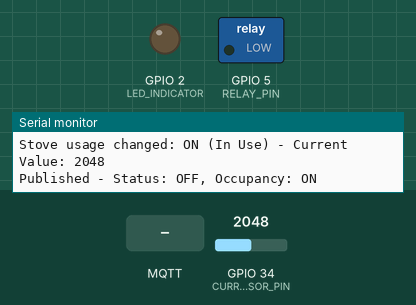
The sketch below on a simulated ESP32. Shown: switched loads named in the sketch (green lamp = pin HIGH), output pins drawn as LEDs (lit = HIGH), the last lines printed to the serial monitor. The test bench sets the inputs (shaded band); at power-on: GPIO 34 (CURRENT_SENSOR_PIN) = 2048. WiFi joins after 1.5 s; servers stay silent unless stated; no MQTT or app messages arrive unless stated.

Above: at 2.7 s.
2.8 s: MQTT message "ON" arrives on the first subscribed topic
At 3.3 s:
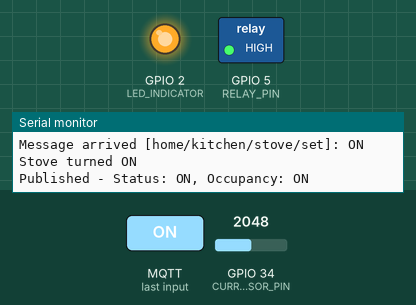
5.8 s: MQTT message "OFF" arrives on the first subscribed topic
At 6.9 s:
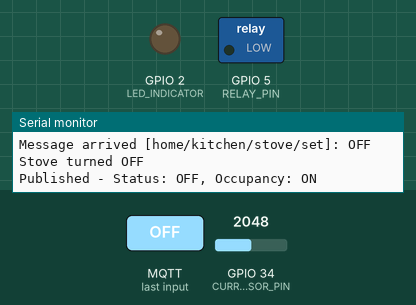
Timing chart, 0 to 8.8 s (numbered marks = the images above; inputs shaded):
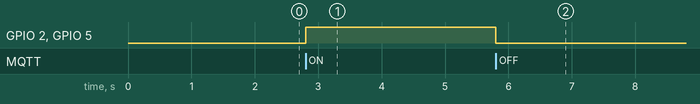

Measured:
- after the input at 2.8 s, GPIO 2 (LED_INDICATOR), GPIO 5 (RELAY_PIN): LOW → HIGH at once
- after the input at 5.8 s, GPIO 2 (LED_INDICATOR), GPIO 5 (RELAY_PIN): HIGH → LOW at once

The sketch:

stove.ino
```cpp
#include <WiFi.h>
#include <PubSubClient.h>

// WiFi Configuration
const char* ssid = "YOUR_WIFI_SSID";
const char* password = "YOUR_WIFI_PASSWORD";

// MQTT Broker Configuration
const char* mqtt_server = "192.168.1.100";  // Ganti dengan IP Address broker
const int mqtt_port = 1883;
const char* mqtt_client_id = "kitchen_stove";

// MQTT Topics
const char* stove_status_topic = "home/kitchen/stove/status";
const char* stove_set_topic = "home/kitchen/stove/set";
const char* stove_occupancy_topic = "home/kitchen/stove/occupancy";

// Pin Configuration
const int RELAY_PIN = 5;              // Pin relay untuk kompor
const int CURRENT_SENSOR_PIN = 34;    // Pin analog untuk sensor arus (ACS712)
const int LED_INDICATOR = 2;          // LED indikator built-in

// Variables
bool stoveState = false;
bool occupancyState = false;
unsigned long lastPublish = 0;
const long publishInterval = 5000;    // Publish setiap 5 detik
const int CURRENT_THRESHOLD = 200;    // Threshold untuk deteksi penggunaan (mA)

WiFiClient espClient;
PubSubClient client(espClient);

void setup() {
  Serial.begin(115200);

  pinMode(RELAY_PIN, OUTPUT);
  pinMode(CURRENT_SENSOR_PIN, INPUT);
  pinMode(LED_INDICATOR, OUTPUT);

  digitalWrite(RELAY_PIN, LOW);
  digitalWrite(LED_INDICATOR, LOW);

  setup_wifi();
  client.setServer(mqtt_server, mqtt_port);
  client.setCallback(callback);
}

void setup_wifi() {
  delay(10);
  Serial.println();
  Serial.print("Connecting to ");
  Serial.println(ssid);

  WiFi.begin(ssid, password);

  while (WiFi.status() != WL_CONNECTED) {
    delay(500);
    Serial.print(".");
  }

  Serial.println("");
  Serial.println("WiFi connected");
  Serial.println("IP address: ");
  Serial.println(WiFi.localIP());
}

void callback(char* topic, byte* payload, unsigned int length) {
  String message = "";
  for (int i = 0; i < length; i++) {
    message += (char)payload[i];
  }

  Serial.print("Message arrived [");
  Serial.print(topic);
  Serial.print("]: ");
  Serial.println(message);

  // Kompor dapat dikontrol dari dashboard
  if (String(topic) == stove_set_topic) {
    if (message == "ON") {
      stoveState = true;
      digitalWrite(RELAY_PIN, HIGH);
      digitalWrite(LED_INDICATOR, HIGH);
      Serial.println("Stove turned ON");
    } else if (message == "OFF") {
      stoveState = false;
      digitalWrite(RELAY_PIN, LOW);
      digitalWrite(LED_INDICATOR, LOW);
      Serial.println("Stove turned OFF");
    }
    publishStatus();
  }
}

void reconnect() {
  while (!client.connected()) {
    Serial.print("Attempting MQTT connection...");

    if (client.connect(mqtt_client_id)) {
      Serial.println("connected");
      client.subscribe(stove_set_topic);
      publishStatus();
    } else {
      Serial.print("failed, rc=");
      Serial.print(client.state());
      Serial.println(" try again in 5 seconds");
      delay(5000);
    }
  }
}

void publishStatus() {
  client.publish(stove_status_topic, stoveState ? "ON" : "OFF", true);
  client.publish(stove_occupancy_topic, occupancyState ? "ON" : "OFF", true);

  Serial.print("Published - Status: ");
  Serial.print(stoveState ? "ON" : "OFF");
  Serial.print(", Occupancy: ");
  Serial.println(occupancyState ? "ON" : "OFF");
}

void checkOccupancy() {
  // Membaca nilai sensor arus
  int currentValue = analogRead(CURRENT_SENSOR_PIN);

  // Deteksi penggunaan berdasarkan konsumsi arus
  bool currentOccupancy = (currentValue > CURRENT_THRESHOLD);

  if (currentOccupancy != occupancyState) {
    occupancyState = currentOccupancy;
    Serial.print("Stove usage changed: ");
    Serial.print(occupancyState ? "ON (In Use)" : "OFF (Not In Use)");
    Serial.print(" - Current Value: ");
    Serial.println(currentValue);
    publishStatus();
  }
}

void loop() {
  if (!client.connected()) {
    reconnect();
  }
  client.loop();

  // Monitor penggunaan kompor melalui sensor arus
  checkOccupancy();

  // Publish status secara berkala
  unsigned long now = millis();
  if (now - lastPublish > publishInterval) {
    lastPublish = now;
    publishStatus();
  }
}
```
